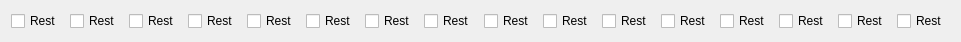
   <widget class="QWidget" name="layoutWidget_7">
    <property name="geometry">
     <rect>
      <x>10</x>
      <y>100</y>
      <width>961</width>
      <height>41</height>
     </rect>
    </property>
    <layout class="QHBoxLayout" name="horizontalLayout_6">
     <item>
      <widget class="QCheckBox" name="chkRest1">
       <property name="text">
        <string>Rest</string>
       </property>
      </widget>
     </item>
     <item>
      <widget class="QCheckBox" name="chkRest2">
       <property name="text">
        <string>Rest</string>
       </property>
      </widget>
     </item>
     <item>
      <widget class="QCheckBox" name="chkRest3">
       <property name="text">
        <string>Rest</string>
       </property>
      </widget>
     </item>
     <item>
      <widget class="QCheckBox" name="chkRest4">
       <property name="text">
        <string>Rest</string>
       </property>
      </widget>
     </item>
     <item>
      <widget class="QCheckBox" name="chkRest5">
       <property name="text">
        <string>Rest</string>
       </property>
      </widget>
     </item>
     <item>
      <widget class="QCheckBox" name="chkRest6">
       <property name="text">
        <string>Rest</string>
       </property>
      </widget>
     </item>
     <item>
      <widget class="QCheckBox" name="chkRest7">
       <property name="text">
        <string>Rest</string>
       </property>
      </widget>
     </item>
     <item>
      <widget class="QCheckBox" name="chkRest8">
       <property name="text">
        <string>Rest</string>
       </property>
      </widget>
     </item>
     <item>
      <widget class="QCheckBox" name="chkRest9">
       <property name="text">
        <string>Rest</string>
       </property>
      </widget>
     </item>
     <item>
      <widget class="QCheckBox" name="chkRest10">
       <property name="text">
        <string>Rest</string>
       </property>
      </widget>
     </item>
     <item>
      <widget class="QCheckBox" name="chkRest11">
       <property name="text">
        <string>Rest</string>
       </property>
      </widget>
     </item>
     <item>
      <widget class="QCheckBox" name="chkRest12">
       <property name="text">
        <string>Rest</string>
       </property>
      </widget>
     </item>
     <item>
      <widget class="QCheckBox" name="chkRest13">
       <property name="text">
        <string>Rest</string>
       </property>
      </widget>
     </item>
     <item>
      <widget class="QCheckBox" name="chkRest14">
       <property name="text">
        <string>Rest</string>
       </property>
      </widget>
     </item>
     <item>
      <widget class="QCheckBox" name="chkRest15">
       <property name="text">
        <string>Rest</string>
       </property>
      </widget>
     </item>
     <item>
      <widget class="QCheckBox" name="chkRest16">
       <property name="text">
        <string>Rest</string>
       </property>
      </widget>
     </item>
    </layout>
   </widget>
